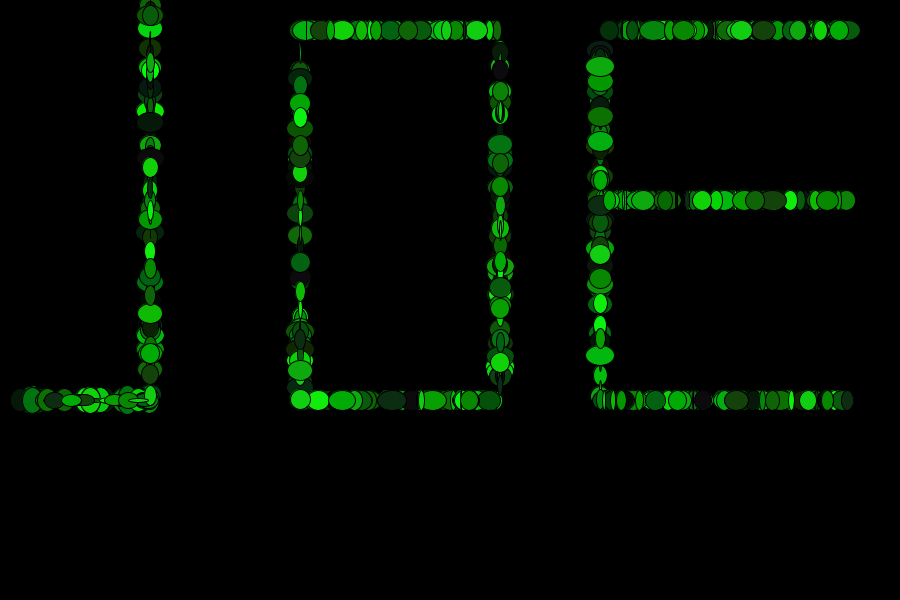
Frame 1 (no input)
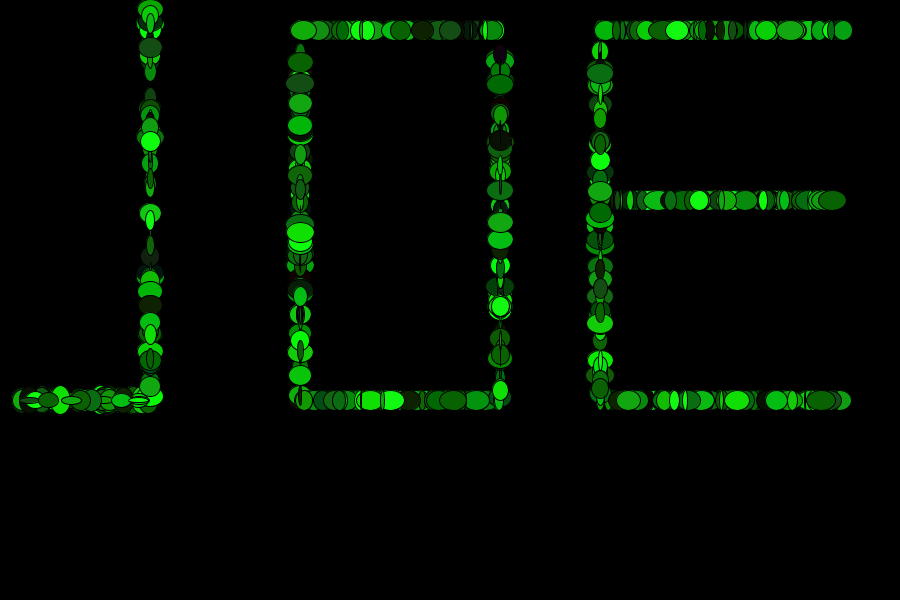
Frame 60 (the mouse pressed at the canvas centre just before this capture)
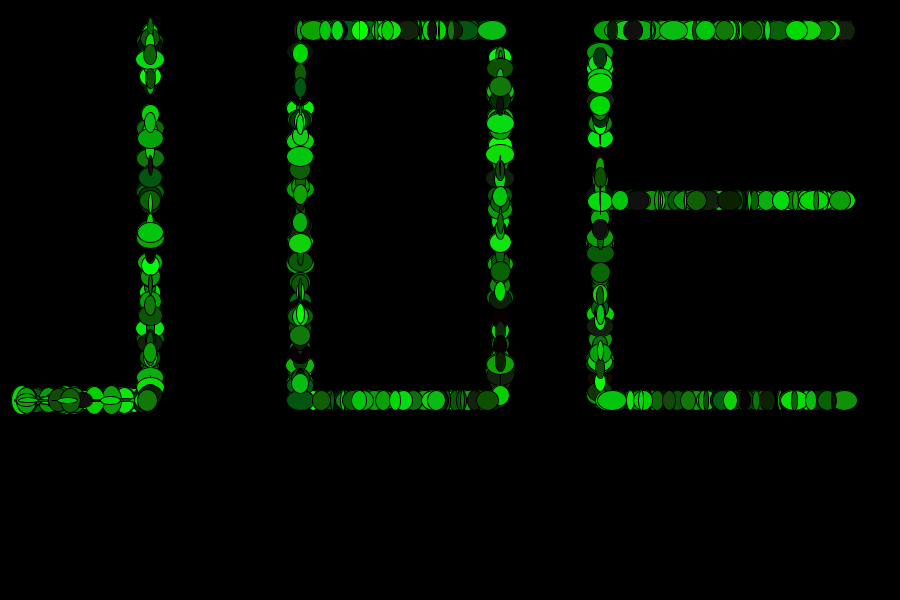
Frame 120 (the mouse held since frame 60 and released just before this capture)

The Processing sketch that drew these frames (run headless with seeded random() and noise(); from frame 60 on, the mouse is pressed at the canvas centre):

// Processing sketch: processing_74894
// ── processing_74894.pde

//Joe Liang, Mods 14-15, Hudnred Random Shapes
void setup()
{
  size(900,600);
  frameRate(10);
}
void draw()
{
  circle();
}
void circle()
{
  background(0);
  
  int x = 1;
  
  while(x<100)
  {
    fill(int(random(20)),int(random(255)),int(random(20)));
    ellipse(150,int(random(400)),int(random(30)),20);
    x++;
    ellipse(int(random(20,150)),400,20,int(random(30)));
    ellipse(300,int(random(50,400)),int(random(30)),20);
    ellipse(int(random(300,500)),400,int(random(30)),20);
    ellipse(500,int(random(50,400)),int(random(30)),20);
    ellipse(int(random(300,500)),30,int(random(30)),20);
    ellipse(int(random(600,850)),30,int(random(30)),20);
    ellipse(600,int(random(50,400)),int(random(30)),20);
    ellipse(int(random(600,850)),400,int(random(30)),20);
    ellipse(int(random(600,850)),200,int(random(30)),20);
  }
  
  }
